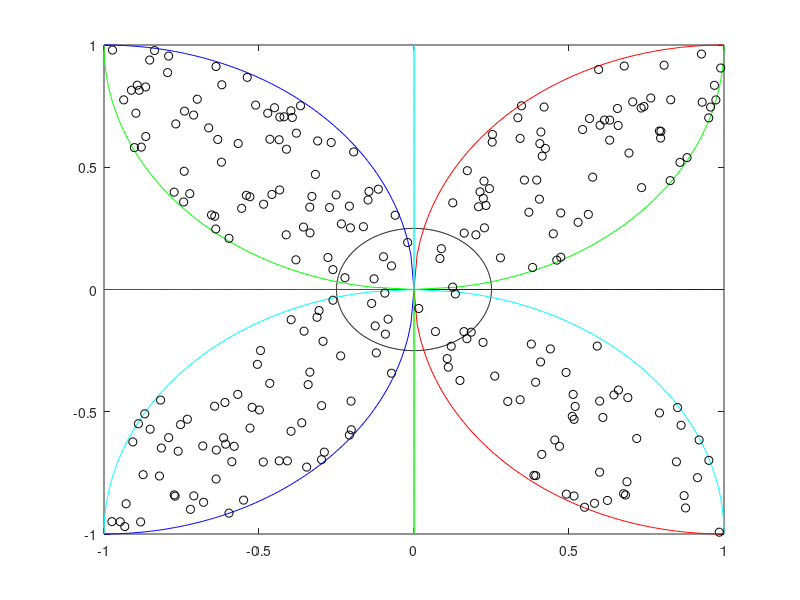

This chart was generated by the following MATLAB code: (Note: this script raises an error after producing the figure.)
% Questao 8

clear
clc

N = 500;

%% Geracao dos dados

r = 1;
k = 0.01;

x = -1:k:1;
y = -1:k:1;

x0 = -1;
y0 = 0;

yhe = sqrt(r^2 - (x - x0).^2) + y0;

x0 = 1;
y0 = 0;

yhd = sqrt(r^2 - (x - x0).^2) + y0;

y0 = -1;
x0 = 0;

xvb = sqrt(r^2 - (y - y0).^2) + x0;

y0 = 1;
x0 = 0;

xvc = sqrt(r^2 - (y - y0).^2) + x0;

x0 = 0;
y0 = 0;
r = 0.25;

ang = 0:k:2*pi; 
xc = r*cos(ang);
yc = r*sin(ang);
plot(x0+xc,y0+yc,'k');
hold on

plot(x,real(yhe),'b')
plot(x,real(-yhe),'b')
plot(x,real(yhd),'r')
plot(x,real(-yhd),'r')
plot(real(xvb),y,'c')
plot(real(-xvb),y,'c')
plot(real(xvc),y,'g')
plot(real(-xvc),y,'g')

pontos = 2*rand(2,N) - 1;
%plot(pontos(1,:),pontos(2,:),'ok');

%% Classificacao
% [QX QY H V]
classe = zeros(N,4);
H = [];
V = [];
QX = [];
QY = [];

for i=1:size(pontos,2)
    H = [H; (norm([pontos(1,i)-1 pontos(2,i)])<1)||(norm([pontos(1,i)+1 pontos(2,i)])<1)];
end
for i=1:size(pontos,2)
    V = [V; (norm([pontos(1,i) pontos(2,i)-1])<1)||(norm([pontos(1,i) pontos(2,i)+1])<1)];
end
QX = [QX; (pontos(1,:)>0)];
QY = [QY; (pontos(2,:)>0)];

classe = [QX; QY; H'; V'];

R = H&V;
plot(pontos(1,R),pontos(2,R),'ok');

P = [pontos(1,R); pontos(2,R)];


%% Treinamento
net = newsom(P,[10 10]);
net = train(net,P);
plotsompos(net,P);